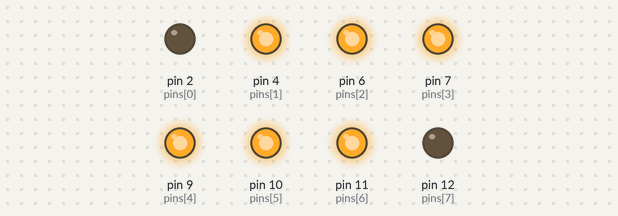
The sketch below on a simulated Arduino Uno, built with avr-gcc and run on an emulated ATmega328P. On the bench: output pins drawn as LEDs (lit = HIGH).

Above: at 0.1 s.
At 4.1 s:
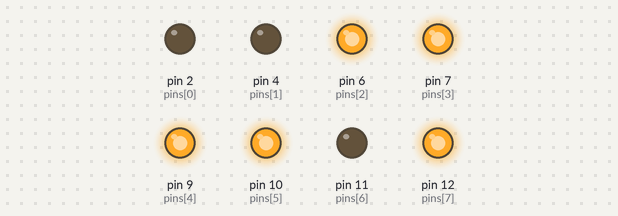
At 8.1 s:
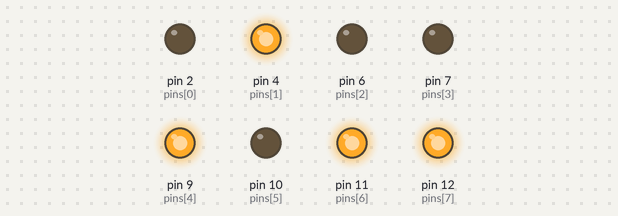
At 18.1 s:
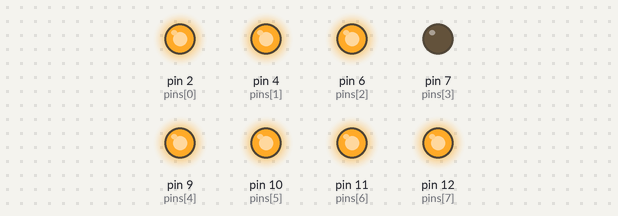
At 30.1 s:
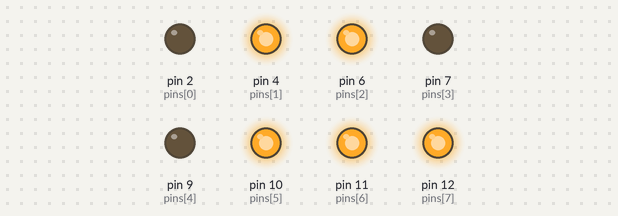
At 39.1 s:
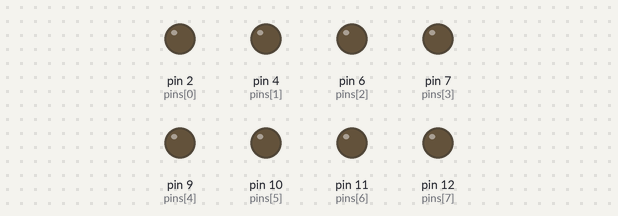
Timing chart, 0 to 40.0 s (numbered marks = the images above):
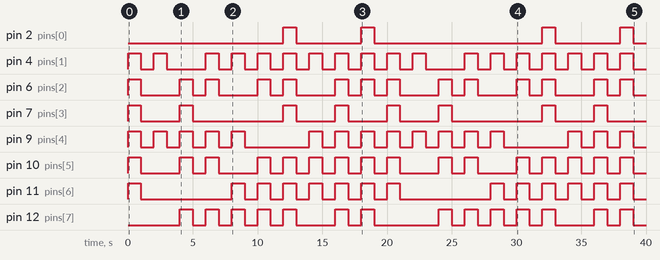

Measured:
- by itself, pin 2 (pins[0]): LOW → HIGH at 12.0 s, → LOW 1.0 s later, → HIGH 5.0 s later, → LOW 1.0 s later, … (8 changes in this stretch)
- by itself, pin 4 (pins[1]): LOW → HIGH at 0.00 s, → LOW 1.0 s later, → HIGH 1.0 s later, → LOW 1.0 s later, … (36 changes in this stretch)
- by itself, pin 6 (pins[2]): LOW → HIGH at 0.00 s, → LOW 1.0 s later, → HIGH 3.0 s later, → LOW 1.0 s later, … (28 changes in this stretch)
- by itself, pin 7 (pins[3]): LOW → HIGH at 0.00 s, → LOW 1.0 s later, → HIGH 3.0 s later, → LOW 1.0 s later, … (16 changes in this stretch)
- by itself, pin 9 (pins[4]): LOW → HIGH at 0.00 s, → LOW 1.0 s later, → HIGH 1.0 s later, → LOW 1.0 s later, … (32 changes in this stretch)
- by itself, pin 10 (pins[5]): LOW → HIGH at 0.00 s, → LOW 1.0 s later, → HIGH 3.0 s later, → LOW 1.0 s later, … (32 changes in this stretch)
- by itself, pin 11 (pins[6]): LOW → HIGH at 0.00 s, → LOW 1.0 s later, → HIGH 7.0 s later, → LOW 1.0 s later, … (28 changes in this stretch)
- by itself, pin 12 (pins[7]): LOW → HIGH at 4.0 s, → LOW 1.0 s later, → HIGH 1.0 s later, → LOW 1.0 s later, … (28 changes in this stretch)

The sketch:

counterOutput.ino
```cpp
// http://www.datasheetcafe.com/5611ah-datasheet-digit-display/
enum {DP, C, D, E, B, A, F, G};
// OUTPUT 2:DP, 4:C, 6:D, 7:E, 9:B, 10:A, 11:F, 12:G
// For example : Pin 2 goes to DP
int pins[] = {2, 4, 6, 7, 9, 10, 11, 12};


void turnOnPinNumber(int number){
  digitalWrite(pins[number], HIGH);
}

void turnOffPinNumber(int number){
  digitalWrite(pins[number], LOW);
}

void setup() {
  // put your setup code here, to run once:
  for(int i = 0; i<8; i++){
    pinMode(pins[i], OUTPUT);
  }
}

void displayNumber(int letters[9], int finish, int turnon){
 for(int i = 0; i < 9; i++){
    if(letters[i]== finish){
      break;
    }
    if(turnon){
      turnOnPinNumber(letters[i]);
    }else{
      turnOffPinNumber(letters[i]);
    }
 }
}


void loop() {
  // put your main code here, to run repeatedly
  // 0 1 2 3 4 5 6 7 8 9
  int finish = G+1;
  int numbers[10][9] = {
                     {A, B, C, D, E, F, finish},
                     {B, C, finish},
                     {A, B, G, E, D, finish},
                     {A, B, G, C, D, finish},
                     {F, G, B, C, finish},
                     {A, F, G, C, D, finish},
                     {A, F, G, E, D, C, DP, finish},
                     {F, A, B, C, finish},
                     {A, B, C, D, E ,F, G, finish},
                     {F, A, B, G, C, D, DP, finish}
                     };


  //turnOnPinNumber(G);
  //displayNumber(numbers[0], finish, 1);
  //turnOnPinNumber(A);turnOnPinNumber(B);turnOnPinNumber(C);turnOnPinNumber(D);turnOnPinNumber(E);turnOnPinNumber(F);

  for(int i = 0; i < 10; i++){
        // turn on
        displayNumber(numbers[i], finish, 1);
        delay(1000);
        // turn off
        displayNumber(numbers[i], finish, 0);
        delay(1000);
    }

  //digitalWrite(FIRSTBIT_PIN, HIGH);
  //delay(1000);
}
```
